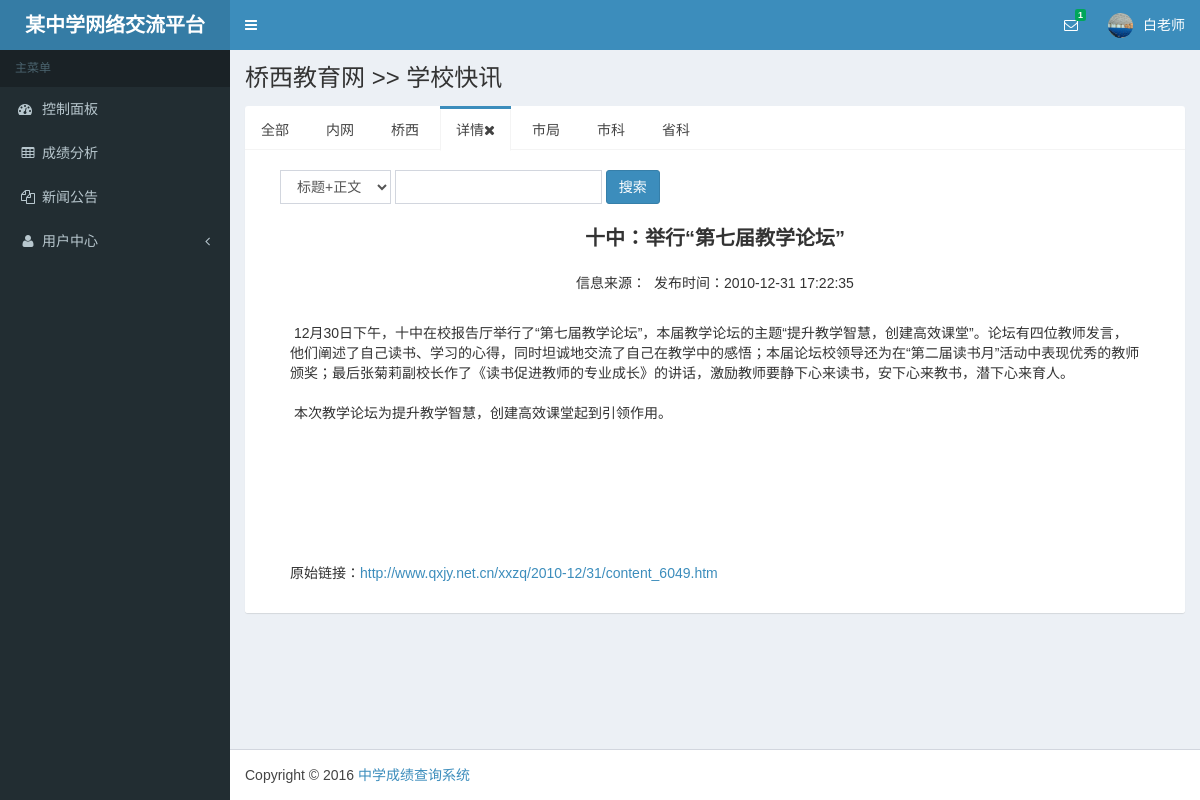
Page /?url=news_view&id=8864 (signed in) on the committed database.
### tables this page shows
CREATE TABLE `news_article` (
  `news_id` int(3) NOT NULL AUTO_INCREMENT,
  `news_web` varchar(20) NOT NULL,
  `news_type` varchar(10) NOT NULL,
  `news_title` varchar(100) NOT NULL,
  `news_post` varchar(20) NOT NULL,
  `news_posttime` datetime NOT NULL,
  `news_content` text NOT NULL,
  `news_url` varchar(100) NOT NULL,
  PRIMARY KEY (`news_id`),
  UNIQUE KEY `news_url` (`news_url`)
);

### commoni.php (called while the page is built, shortened)
<?php
$result=$mysqli->query("select * from cj_config");
$cj=$result->fetch_array();
$web_root=$cj['web_root'];
function _get($cj){
     $val = !empty($_GET[$cj]) ? trim(htmlspecialchars($_GET[$cj])) : null;
     return $val;
}

### conni.php (called while the page is built, shortened)
<?php
$phphost='';
$username='root';
$password='phpcj';
$phpdata='phpcj_test';
$mysqli=new mysqli($phphost,$username,$password,$phpdata);
$mysqli->query('set names utf8');
include("commoni.php");

### news_view.php (the view, shortened to what this page needs)
<?php
$id=_get('id');
$result=$mysqli->query("select * from news_article where news_id='$id'");
$news=$result->fetch_array();
$newsweb=$news['news_web'];
$newstype=$news['news_type'];
if ($newsweb=='学校内网') {
	if ($newstype=='校园公告') $urlid='xygg/'.substr($news["news_url"],51);
	if ($newstype=='校园新闻') $urlid='xyxw/'.substr($news["news_url"],46);
	$content=file_get_contents("../xxnw/".$urlid.".txt");
} elseif ($newsweb=='桥西教育网') {
	$content=substr($news["news_url"],47);
	$content=str_replace('.htm','.txt',$content);
	$content=file_get_contents("../qxjy/news/".$content);
} elseif ($newsweb=='石家庄教科所') {
	if ($newstype=='通知公告') $urlid='tzgg/'.substr($news["news_url"],33);
	$urlid=str_replace('.html','.txt',$urlid);
	$content=file_get_contents("../sjks/".$urlid);
} elseif ($newsweb=='石家庄教育局') {
	if ($newstype=='通知公告') $urlid='tzgg/'.substr($news["news_url"],34);
	$urlid=str_replace('.html','.txt',$urlid);
	$content=file_get_contents("../sjyj/".$urlid);
} elseif ($newsweb=='河北省教科所') {
	if ($newstype=='文件通知') $urlid='wjtz/'.substr($news["news_url"],61);
	$urlid.='.txt';
	$content=file_get_contents("../hbjks/".$urlid);
}
if (!$content) $content=str_replace(" ","<br>",$news["news_content"]);
$content=str_replace('<? ','< ?',$content);
$content=str_replace('?>','? >',$content);
$content=str_replace('<% ','< %',$content);
$content=str_replace('%>','% >',$content);
$select1='';
$select2='';
$menu0='';
$menu1='';
$menu2='';
$menu2_1='';
$menu3='';
$menu4='';
$menu5='';
if ($newsweb=='学校内网') $menu1_1=' class="active"';
elseif ($newsweb=='桥西教育网') $menu2_1=' class="active"';
elseif ($newsweb=='石家庄教育局') $menu3_1=' class="active"';
elseif ($newsweb=='石家庄教科所') $menu4_1=' class="active"';
elseif ($newsweb=='河北省教科所') $menu5_1=' class="active"';
$tabname=$newsweb.' >> '.$newstype;
echo '
  <div class="content-wrapper">
    <section class="content-header">
      <h1>'.$tabname.'</h1>
    </section>
    <section class="content">
      <div class="row">
        <div class="col-lg-12">
          <div class="nav-tabs-custom">
            <ul class="nav nav-tabs">
              <li'.$menu0.'><a href="'.$web_root.'/?url=news_index">全部</a></li>
              <li'.$menu1.'><a href="'.$web_root.'/?url=news_index&newsweb=学校内网">内网</a></li>';
echo '
              <li'.$menu2.'><a href="'.$web_root.'/?url=news_index&newsweb=桥西教育网">桥西</a></li>';
if ($newsweb=='桥西教育网') echo '
              <li'.$menu2_1.'><a href="'.$web_root.'/?url=news_index&newsweb=桥西教育网&newstype='.$newstype.'">详情<i class="fa fa-times"></i></a></li>';
echo '
              <li'.$menu3.'><a href="'.$web_root.'/?url=news_index&newsweb=石家庄教育局">市局</a></li>';
echo '
              <li'.$menu4.'><a href="'.$web_root.'/?url=news_index&newsweb=石家庄教科所">市科</a></li>';
echo '
              <li'.$menu5.'><a href="'.$web_root.'/?url=news_index&newsweb=河北省教科所">省科</a></li>';
echo '
            </ul>
            <div class="tab-content">
              <div class="tab-pane fade in active">
                <div class="table-responsive">
                  <div class="col-lg-12">
                    <form method="get" class="form-inline">
                      <div class="box-body">
                        <input type="hidden" name="url" value="news_index" class="form-control">
                      <div class="form-group">
                        <select name="searchtype" class="form-control"><option value="">标题+正文</option><option value="title"'.$select1.'>标题</option><option value="content"'.$select2.'>正文</option></select>
                      </div>
                      <div class="form-group">
                        <input name="keyword" value="" class="form-control">
                      </div>
                      <div class="form-group">
                        <button type="submit" value="搜索" class="btn btn-primary">搜索</button>
                      </div>
                    </div>
                    </form>
                    <div align="center" style="font-weight:bold;font-size: 20px;padding:10px;">'.$news["news_title"].'</div>
                    <div align="center" style="padding:10px;">信息来源：'.$news["news_post"].'&nbsp;&nbsp;发布时间：'.$news["news_posttime"].'</div>
                    <div style="padding:20px">'.$content.'</div>
                    <div style="padding:20px">原始链接：<a href="'.$news["news_url"].'" target="_blank">'.$news["news_url"].'</a></div>
                  </div>
                </div>
              </div>
            </div>
          </div>
        </div>
      </div>
    </section>
  </div>
';

### rows in the picture
news_article: tabname "桥西教育网 >> 学校快讯", news_title "十中：举行“第七届教学论坛”", news_posttime "2010-12-31 17:22:35", news_content "12月30日下午，十中在校报告厅举行了“第七届教学论坛”，本届教学论坛的主题“提升教学智慧，创建高效课堂”。论坛有四位教师发言，他们阐述了自己读书、学习的心得，同时坦诚地交流了自己在教学中的感悟；本届论坛校领导还为在“第二届读书月”活动中表现优秀的教师颁奖；最后张菊莉副校长作了《读书促进教师的专业成长》的讲话，激励教师要静下心来读书，安下心来教书，潜下心来育人。 本次教学论坛为提升教学智慧，创建高效课堂起到引领作用。", news_url "http://www.qxjy.net.cn/xxzq/2010-12/31/content_6049.htm"

### other values in the picture
namedelnum($username) "白老师"
